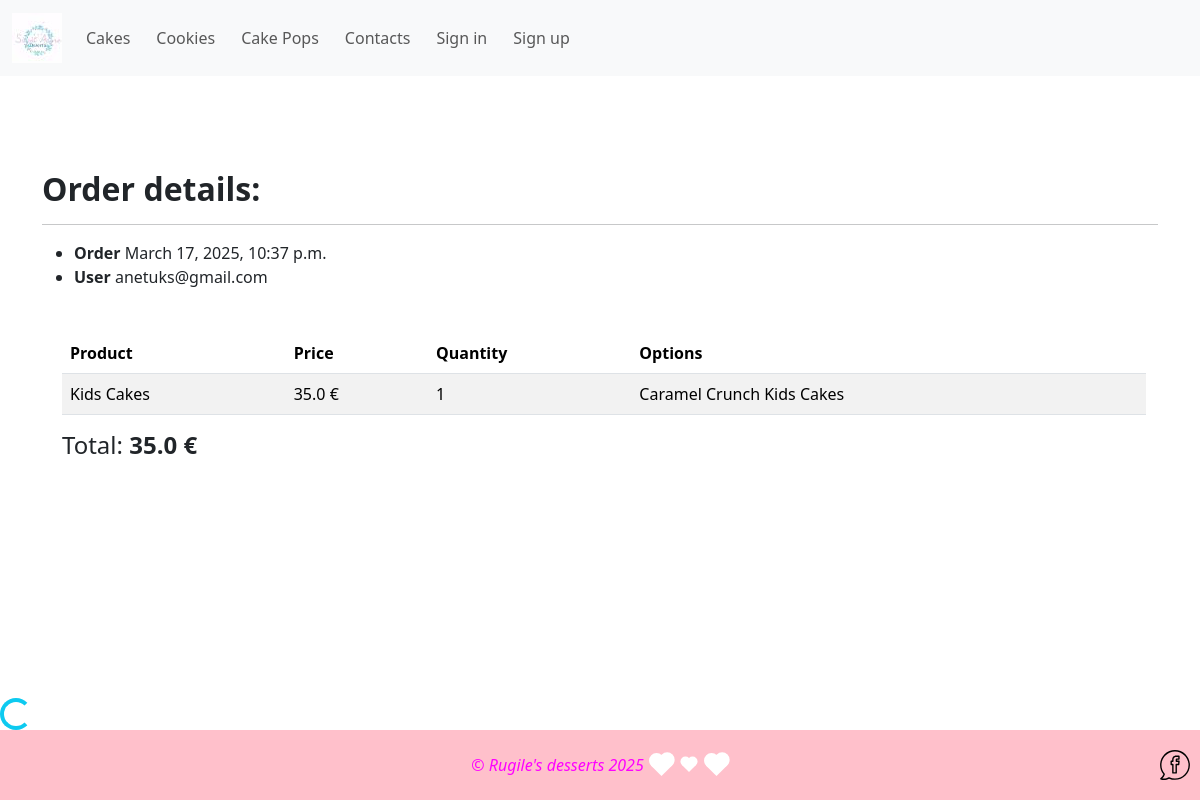
The page /orders/13/ on the database its author committed.
### desserts/models.py (models this page shows, shortened)
class Order(models.Model):
    order_date = models.DateTimeField(blank=False, null=False, auto_now_add=True)
    user = models.ForeignKey(User, on_delete=models.SET_NULL, null=True, blank=True)
    deadline = models.DateTimeField(verbose_name="Deadline", null=True, blank=True)
    options = models.ManyToManyField(
        Option,
        blank=False,
        help_text="*To select more than one Option, press CTRL and left mouse key.",
    )
    product = models.ForeignKey(
        Product,
        on_delete=models.CASCADE,
        blank=False,
        null=True,
       )
    quantity = models.IntegerField(blank=True, null=False, default=1)
    NEW = "N"
    IN_PROGRESS = "P"
    COMPLETED = "C"
    DELIVERED = "D"
    ORDER_STATUSES = {
        NEW: "New",
        IN_PROGRESS: "In Progress",
        COMPLETED: "Completed",
        DELIVERED: "Delivered",
    }
    status = models.CharField(
        max_length=1, choices=ORDER_STATUSES, default="NEW", blank=True
    )
    class Meta:
        verbose_name = "Order"
        verbose_name_plural = "Orders"
    @property
    def price(self):
        if self.product:
            return self.product.price * self.quantity
        else:
            return 0

class Product(models.Model):
    category = models.ForeignKey(
        Category, on_delete=models.CASCADE, blank=True, null=True
    )
    options = models.ManyToManyField(Option, blank=True)
    name = models.CharField(max_length=200, blank=True, null=True)
    description = HTMLField("Description", max_length=4096, default="")
    price = models.FloatField(blank=False, null=False)
    image = models.ImageField(upload_to="products", blank=True, null=True)
    class Meta:
        verbose_name = "Product"
        verbose_name_plural = "Products"

class Option(models.Model):
    name = models.CharField(max_length=200, blank=True, null=True)
    class Meta:
        verbose_name = "Option"
        verbose_name_plural = "Options"

### my_auth/models.py (models this page shows)
class User(AbstractUser):
    email = models.EmailField(unique=True, null=False, blank=False)
    USERNAME_FIELD = "email"
    REQUIRED_FIELDS = ["username"]
    def __str__(self):
        return self.email

### desserts/views.py (the view)
# urls.py: path("orders/<int:pk>/", views.OrderDetailView.as_view(), name="order_details"),
class OrderDetailView(generic.DetailView):
    model = Order
    template_name = "desserts/order_details.html"
    context_object_name = "order"

### desserts/templates/desserts/order_details.html (shortened to what this page needs)
{% extends "desserts/base.html" %}
{% load static %}
{% block content %}
  <h2><strong>Order details: </strong></h2>
  <hr />
 <ul>
  <li><strong>Order </strong>{{ order.order_date }}</li>
  <li><strong>User </strong>{{ order.user }}</li>
   </ul>
{% if order.product %}
<div class="container" style="padding-top: 20px; padding-left: 20px">
        <table class="table table-striped">
          <thead>
            <tr>
              <th>Product</th>
              <th>Price</th>
              <th>Quantity</th>
              <th>Options</th>
            </tr>
        </thead>
          <tbody>
  <tr>
                <td>{{ order.product.name }}</td>
                <td>{{ order.price }} €</td>
                <td>{{ order.quantity }}</td>
<td>
    {% for option in order.options.all %}
    {{ option.name }}
    {% endfor %}
</td>
  </tr>
   </tbody>
    </table>
    <h4>Total: <strong>{{ order.price }} €</strong></h4>
  </div>
{% else %}
  <p>No items in this order.</p>
{% endif %}
{% endblock content %}

### desserts/static/desserts/css/main.css (style rules this page uses)
html, body { height: 100%; margin: 0; display: flex; flex-direction: column; }

### rows shown on the page
Order: order_date "March 17, 2025, 10:37 p.m.", user "anetuks@gmail.com", product.name "Kids Cakes", price "35.0", quantity "1"
Option: name "Caramel Crunch"
Option: name "Kids Cakes"
